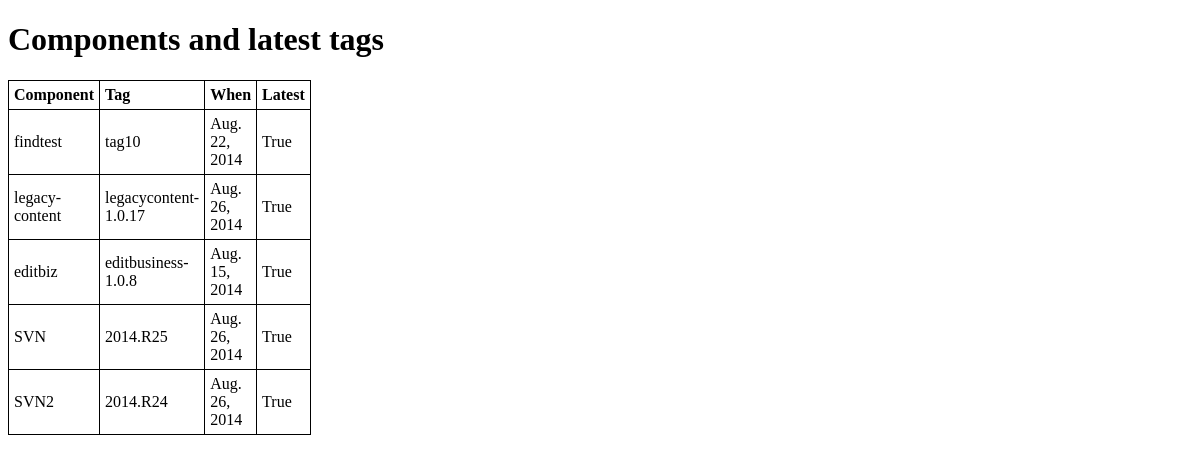
Page /tagging/latesttags/ on the earlier database version.
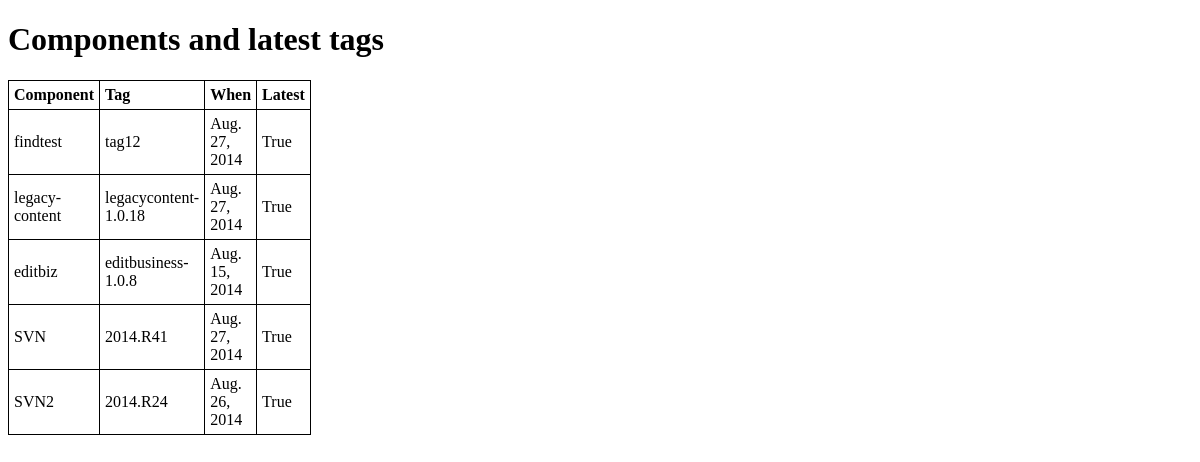
Same page on the later database version.
### tagging/models.py (models this page shows)
class tag_history(models.Model):
	component_name    = models.ForeignKey(components,primary_key=True)
        tag               = models.CharField(max_length=30)
        datetime          = models.DateField("When")
        latest_tag        = models.BooleanField()
	def __unicode__(self):
		return u'%s %s' % (self.component_name, self.latest_tag)
	def tagname(self):
                return self.tag
        def created(self):
                return self.datetime
        def componentname(self):
                return self.component_name
        def islatest(self):
                return self.latest_tag

class components(models.Model):
	component_name  = models.CharField("Component's Name",max_length=50,primary_key=True)
	component_type  = models.CharField("Component's Type",max_length=20)
        version_control = models.ForeignKey(vc_credentials)
        repo_path       = models.URLField("URL for git/svn")
        branch          = models.CharField("Branch",max_length=20)
	def __unicode__(self):
		return self.component_name
	def type(self):
		return self.component_type
	def vc(self):
		return self.version_control
	def repo(self):
		return self.repo_path
	def comp_branch(self):
		return self.branch

### tagging/views.py (the view)
def tags(request):
	tagslist = models.tag_history.objects.all()
        return render(request, 'latesttags.html', {'tags' : tagslist})

### templates/latesttags.html (shortened to what this page needs)
<!DOCTYPE html>
<html>
<head>
<h1>Components and latest tags</h1>
</head>
<body>
<table style="width:300px">
<tr>
  <th>Component</th>
  <th>Tag</th>
  <th>When</th>
  <th>Latest</th>
</tr>
{% for component in tags %}
<tr>
  <td>{{ component.componentname}}</td>
  <td>{{ component.tagname }}</td>
  <td>{{ component.created }}</td>
  <td>{{ component.islatest }}</td>
</tr>
{% endfor %}
</table>
</body>
</html>

Differences in the rows shown:
changed tag_history "findtest": tagname "tag10" → "tag12"; created "Aug. 22, 2014" → "Aug. 27, 2014"
changed tag_history "legacy-content": tagname "legacycontent-1.0.17" → "legacycontent-1.0.18"; created "Aug. 26, 2014" → "Aug. 27, 2014"
changed tag_history "SVN": tagname "2014.R25" → "2014.R41"; created "Aug. 26, 2014" → "Aug. 27, 2014"
